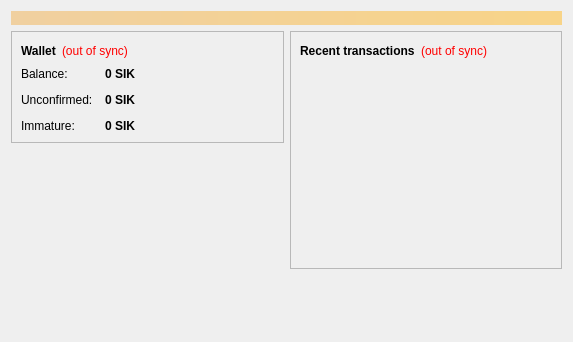
<?xml version="1.0" encoding="UTF-8"?>
<ui version="4.0">
 <class>OverviewPage</class>
 <widget class="QWidget" name="OverviewPage">
  <property name="geometry">
   <rect>
    <x>0</x>
    <y>0</y>
    <width>573</width>
    <height>342</height>
   </rect>
  </property>
  <property name="windowTitle">
   <string>Form</string>
  </property>
  <layout class="QVBoxLayout" name="topLayout">
   <item>
    <widget class="QLabel" name="labelAlerts">
     <property name="visible">
      <bool>false</bool>
     </property>
     <property name="styleSheet">
      <string notr="true">background-color: qlineargradient(x1: 0, y1: 0, x2: 1, y2: 0, stop:0 #F0D0A0, stop:1 #F8D488); color:#000000;</string>
     </property>
     <property name="wordWrap">
      <bool>true</bool>
     </property>
     <property name="margin">
      <number>3</number>
     </property>
    </widget>
   </item>
   <item>
    <layout class="QHBoxLayout" name="horizontalLayout" stretch="1,1">
     <item>
      <layout class="QVBoxLayout" name="verticalLayout_2">
       <item>
        <widget class="QFrame" name="frame">
         <property name="frameShape">
          <enum>QFrame::StyledPanel</enum>
         </property>
         <property name="frameShadow">
          <enum>QFrame::Raised</enum>
         </property>
         <layout class="QVBoxLayout" name="verticalLayout_4">
          <item>
           <layout class="QHBoxLayout" name="horizontalLayout_4">
            <item>
             <widget class="QLabel" name="label_5">
              <property name="font">
               <font>
                <weight>75</weight>
                <bold>true</bold>
               </font>
              </property>
              <property name="text">
               <string>Wallet</string>
              </property>
             </widget>
            </item>
            <item>
             <widget class="QLabel" name="labelWalletStatus">
              <property name="toolTip">
               <string>The displayed information may be out of date. Your wallet automatically synchronizes with the Siktircoin network after a connection is established, but this process has not completed yet.</string>
              </property>
              <property name="styleSheet">
               <string notr="true">QLabel { color: red; }</string>
              </property>
              <property name="text">
               <string notr="true">(out of sync)</string>
              </property>
              <property name="alignment">
               <set>Qt::AlignLeading|Qt::AlignLeft|Qt::AlignVCenter</set>
              </property>
             </widget>
            </item>
            <item>
             <spacer name="horizontalSpacer_2">
              <property name="orientation">
               <enum>Qt::Horizontal</enum>
              </property>
              <property name="sizeHint" stdset="0">
               <size>
                <width>40</width>
                <height>20</height>
               </size>
              </property>
             </spacer>
            </item>
           </layout>
          </item>
          <item>
           <layout class="QFormLayout" name="formLayout_2">
            <property name="fieldGrowthPolicy">
             <enum>QFormLayout::AllNonFixedFieldsGrow</enum>
            </property>
            <property name="horizontalSpacing">
             <number>12</number>
            </property>
            <property name="verticalSpacing">
             <number>12</number>
            </property>
            <item row="0" column="0">
             <widget class="QLabel" name="label">
              <property name="text">
               <string>Balance:</string>
              </property>
             </widget>
            </item>
            <item row="0" column="1">
             <widget class="QLabel" name="labelBalance">
              <property name="font">
               <font>
                <weight>75</weight>
                <bold>true</bold>
               </font>
              </property>
              <property name="cursor">
               <cursorShape>IBeamCursor</cursorShape>
              </property>
              <property name="toolTip">
               <string>Your current balance</string>
              </property>
              <property name="text">
               <string notr="true">0 SIK</string>
              </property>
              <property name="textInteractionFlags">
               <set>Qt::LinksAccessibleByMouse|Qt::TextSelectableByKeyboard|Qt::TextSelectableByMouse</set>
              </property>
             </widget>
            </item>
            <item row="1" column="0">
             <widget class="QLabel" name="label_3">
              <property name="text">
               <string>Unconfirmed:</string>
              </property>
             </widget>
            </item>
            <item row="1" column="1">
             <widget class="QLabel" name="labelUnconfirmed">
              <property name="font">
               <font>
                <weight>75</weight>
                <bold>true</bold>
               </font>
              </property>
              <property name="cursor">
               <cursorShape>IBeamCursor</cursorShape>
              </property>
              <property name="toolTip">
               <string>Total of transactions that have yet to be confirmed, and do not yet count toward the current balance</string>
              </property>
              <property name="text">
               <string notr="true">0 SIK</string>
              </property>
              <property name="textInteractionFlags">
               <set>Qt::LinksAccessibleByMouse|Qt::TextSelectableByKeyboard|Qt::TextSelectableByMouse</set>
              </property>
             </widget>
            </item>
            <item row="2" column="0">
             <widget class="QLabel" name="labelImmatureText">
              <property name="text">
               <string>Immature:</string>
              </property>
             </widget>
            </item>
            <item row="2" column="1">
             <widget class="QLabel" name="labelImmature">
              <property name="font">
               <font>
                <weight>75</weight>
                <bold>true</bold>
               </font>
              </property>
              <property name="toolTip">
               <string>Mined balance that has not yet matured</string>
              </property>
              <property name="text">
               <string notr="true">0 SIK</string>
              </property>
              <property name="textInteractionFlags">
               <set>Qt::LinksAccessibleByMouse|Qt::TextSelectableByKeyboard|Qt::TextSelectableByMouse</set>
              </property>
             </widget>
            </item>
           </layout>
          </item>
         </layout>
        </widget>
       </item>
       <item>
        <spacer name="verticalSpacer">
         <property name="orientation">
          <enum>Qt::Vertical</enum>
         </property>
         <property name="sizeHint" stdset="0">
          <size>
           <width>20</width>
           <height>40</height>
          </size>
         </property>
        </spacer>
       </item>
      </layout>
     </item>
     <item>
      <layout class="QVBoxLayout" name="verticalLayout_3">
       <item>
        <widget class="QFrame" name="frame_2">
         <property name="frameShape">
          <enum>QFrame::StyledPanel</enum>
         </property>
         <property name="frameShadow">
          <enum>QFrame::Raised</enum>
         </property>
         <layout class="QVBoxLayout" name="verticalLayout">
          <item>
           <layout class="QHBoxLayout" name="horizontalLayout_2">
            <item>
             <widget class="QLabel" name="label_4">
              <property name="text">
               <string>&lt;b&gt;Recent transactions&lt;/b&gt;</string>
              </property>
             </widget>
            </item>
            <item>
             <widget class="QLabel" name="labelTransactionsStatus">
              <property name="toolTip">
               <string>The displayed information may be out of date. Your wallet automatically synchronizes with the Siktircoin network after a connection is established, but this process has not completed yet.</string>
              </property>
              <property name="styleSheet">
               <string notr="true">QLabel { color: red; }</string>
              </property>
              <property name="text">
               <string notr="true">(out of sync)</string>
              </property>
              <property name="alignment">
               <set>Qt::AlignRight|Qt::AlignTrailing|Qt::AlignVCenter</set>
              </property>
             </widget>
            </item>
            <item>
             <spacer name="horizontalSpacer">
              <property name="orientation">
               <enum>Qt::Horizontal</enum>
              </property>
              <property name="sizeHint" stdset="0">
               <size>
                <width>40</width>
                <height>20</height>
               </size>
              </property>
             </spacer>
            </item>
           </layout>
          </item>
          <item>
           <widget class="QListView" name="listTransactions">
            <property name="styleSheet">
             <string notr="true">QListView { background: transparent; }</string>
            </property>
            <property name="frameShape">
             <enum>QFrame::NoFrame</enum>
            </property>
            <property name="verticalScrollBarPolicy">
             <enum>Qt::ScrollBarAlwaysOff</enum>
            </property>
            <property name="horizontalScrollBarPolicy">
             <enum>Qt::ScrollBarAlwaysOff</enum>
            </property>
            <property name="selectionMode">
             <enum>QAbstractItemView::NoSelection</enum>
            </property>
           </widget>
          </item>
         </layout>
        </widget>
       </item>
       <item>
        <spacer name="verticalSpacer_2">
         <property name="orientation">
          <enum>Qt::Vertical</enum>
         </property>
         <property name="sizeHint" stdset="0">
          <size>
           <width>20</width>
           <height>40</height>
          </size>
         </property>
        </spacer>
       </item>
      </layout>
     </item>
    </layout>
   </item>
  </layout>
 </widget>
 <resources/>
 <connections/>
</ui>
